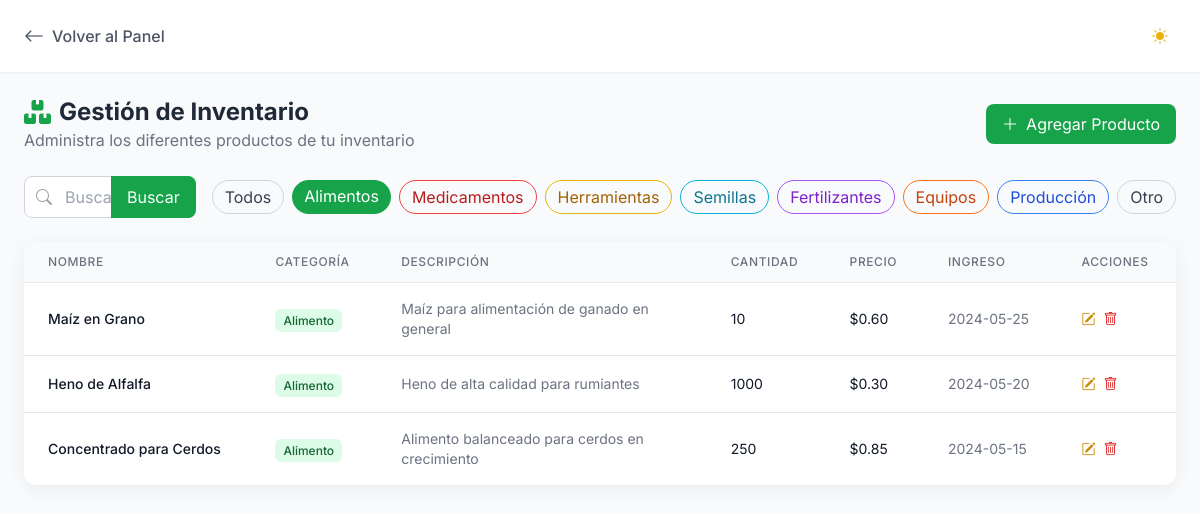
Page /modulos/inventario.php?tipo=alimento (signed in) on the committed database.
### tables this page shows
CREATE TABLE `inventario` (
  `id` int(11) NOT NULL,
  `tipo` enum('alimento','medicamento','herramienta','semilla','fertilizante','equipo','produccion','otro') NOT NULL,
  `nombre` varchar(100) DEFAULT NULL,
  `cantidad` int(11) DEFAULT NULL,
  `unidad` varchar(50) DEFAULT NULL,
  `fecha_vencimiento` date DEFAULT NULL,
  `descripcion` text DEFAULT NULL,
  `fecha_ingreso` date NOT NULL,
  `precio` decimal(10,2) NOT NULL
);

### modulos/inventario.php (the view, shortened to what this page needs)
<?php
include '../db.php';
$tipo_filtro = isset($_GET['tipo']) ? $_GET['tipo'] : null;
$buscar_termino = isset($_GET['buscar']) ? $_GET['buscar'] : null;
$sql = "SELECT * FROM inventario";
$conditions = [];
$params = [];
if ($tipo_filtro && $tipo_filtro !== 'todos') {
    $conditions[] = "tipo = :tipo";
    $params[':tipo'] = $tipo_filtro;
}
if (count($conditions) > 0) {
    $sql .= " WHERE " . implode(' AND ', $conditions);
}
$sql .= " ORDER BY fecha_ingreso DESC";
try {
    $stmt = $conn->prepare($sql);
    $stmt->execute($params);
    $productos = $stmt->fetchAll(PDO::FETCH_ASSOC);
} catch (PDOException $e) {
    $productos = [];
    error_log("Error de base de datos en inventario.php: " . $e->getMessage());
}
function getNombreCategoria($tipo)
{
    $nombres = [
        'alimento' => 'Alimento',
        'medicamento' => 'Medicamento',
        'herramienta' => 'Herramienta',
        'semilla' => 'Semilla',
        'fertilizante' => 'Fertilizante',
        'equipo' => 'Equipo',
        'produccion' => 'Producción',
        'otro' => 'Otro'
    ];
    return $nombres[$tipo] ?? $tipo;
}
?>
<!DOCTYPE html>
<html lang="es" class="h-full">
<head>
    <script src="https://cdn.tailwindcss.com"></script>
    <link rel="stylesheet" href="https://cdn.jsdelivr.net/npm/bootstrap-icons@1.11.3/font/bootstrap-icons.min.css">
    <link href="https://cdnjs.cloudflare.com/ajax/libs/font-awesome/6.0.0/css/all.min.css" rel="stylesheet">
</head>
<body x-data="appData()" class="h-full bg-gray-50 dark:bg-gray-900 font-sans text-gray-800 dark:text-gray-100 transition-colors duration-200">
    <div class="min-h-full">
        <header class="bg-white dark:bg-gray-800 shadow-sm sticky top-0 z-40">
            <div class="px-6 py-4 flex justify-between items-center">
                <div class="flex items-center space-x-4">
                    <a href="../dashboard.php" class="flex items-center text-gray-600 dark:text-gray-300 hover:text-primary-600 dark:hover:text-primary-400">
                        <i class="bi bi-arrow-left text-xl mr-2"></i>
                        <span class="font-medium">Volver al Panel</span>
                    </a>
                </div>
                <div class="flex items-center space-x-4">
                    <div class="hidden md:flex items-center space-x-4">
                        <div class="relative">
                            <button id="theme-toggle" class="p-2 rounded-full hover:bg-gray-100 dark:hover:bg-gray-700 focus:outline-none" @click="toggleTheme()">
                                <i class="bi bi-sun-fill text-yellow-500 dark:hidden"></i>
                            </button>
                        </div>
                    </div>
                </div>
            </div>
        </header>
        <main class="p-6">
            <div class="flex flex-col md:flex-row justify-between items-start md:items-center mb-6">
                <div>
                    <h1 class="text-2xl font-bold flex items-center">
                        <i class="fas fa-boxes text-primary-600 mr-2"></i> Gestión de Inventario
                    </h1>
                    <p class="text-gray-500 dark:text-gray-400">Administra los diferentes productos de tu inventario</p>
                </div>
                <div class="mt-4 md:mt-0 flex space-x-3">
                    <button @click="openModalAgregar = true" class="flex items-center justify-center px-4 py-2 bg-primary-600 hover:bg-primary-700 text-white rounded-lg transition-colors duration-200">
                        <i class="bi bi-plus-lg mr-2"></i>
                        Agregar Producto
                    </button>
                </div>
            </div>
            <div class="flex flex-col md:flex-row justify-between items-start md:items-center mb-6 space-y-4 md:space-y-0 md:space-x-4">
                <form action="inventario.php" method="GET" class="w-full md:w-auto flex-grow">
                    <div class="relative max-w-md">
                        <div class="absolute inset-y-0 left-0 pl-3 flex items-center pointer-events-none">
                        </div>
                        <input type="text" name="buscar" class="block w-full pl-10 pr-12 py-2 border border-gray-300 dark:border-gray-600 dark:bg-gray-700 rounded-lg focus:ring-primary-500 focus:border-primary-500" placeholder="Buscar por nombre o descripción" value="<?= htmlspecialchars($buscar_termino ?? '') ?>">
                        <div class="absolute inset-y-0 right-0 flex items-center">
                            <button type="submit" class="px-4 h-full bg-primary-600 text-white rounded-r-lg hover:bg-primary-700 focus:outline-none">
                                Buscar
                            </button>
                        </div>
                    </div>
                </form>
                <div class="flex space-x-2 overflow-x-auto pb-2 md:pb-0 flex-shrink-0">
                    <a href="inventario.php?<?= $buscar_termino ? 'buscar=' . htmlspecialchars($buscar_termino) . '&' : '' ?>tipo=todos" class="px-3 py-1 rounded-full transition-colors duration-200 <?= ($tipo_filtro === null || $tipo_filtro === 'todos') ? 'bg-primary-600 text-white' : 'border border-gray-300 dark:border-gray-600 text-gray-700 dark:text-gray-300 hover:bg-gray-100 dark:hover:bg-gray-700' ?>">Todos</a>
                    <a href="inventario.php?<?= $buscar_termino ? 'buscar=' . htmlspecialchars($buscar_termino) . '&' : '' ?>tipo=alimento" class="px-3 py-1 rounded-full transition-colors duration-200 <?= ($tipo_filtro === 'alimento') ? 'bg-green-600 text-white' : 'border border-green-500 text-green-700 hover:bg-green-50' ?>">Alimentos</a>
                    <a href="inventario.php?<?= $buscar_termino ? 'buscar=' . htmlspecialchars($buscar_termino) . '&' : '' ?>tipo=medicamento" class="px-3 py-1 rounded-full transition-colors duration-200 <?= ($tipo_filtro === 'medicamento') ? 'bg-red-600 text-white' : 'border border-red-500 text-red-700 hover:bg-red-50' ?>">Medicamentos</a>
                    <a href="inventario.php?<?= $buscar_termino ? 'buscar=' . htmlspecialchars($buscar_termino) . '&' : '' ?>tipo=herramienta" class="px-3 py-1 rounded-full transition-colors duration-200 <?= ($tipo_filtro === 'herramienta') ? 'bg-yellow-600 text-white' : 'border border-yellow-500 text-yellow-700 hover:bg-yellow-50' ?>">Herramientas</a>
                    <a href="inventario.php?<?= $buscar_termino ? 'buscar=' . htmlspecialchars($buscar_termino) . '&' : '' ?>tipo=semilla" class="px-3 py-1 rounded-full transition-colors duration-200 <?= ($tipo_filtro === 'semilla') ? 'bg-cyan-600 text-white' : 'border border-cyan-500 text-cyan-700 hover:bg-cyan-50' ?>">Semillas</a>
                    <a href="inventario.php?<?= $buscar_termino ? 'buscar=' . htmlspecialchars($buscar_termino) . '&' : '' ?>tipo=fertilizante" class="px-3 py-1 rounded-full transition-colors duration-200 <?= ($tipo_filtro === 'fertilizante') ? 'bg-purple-600 text-white' : 'border border-purple-500 text-purple-700 hover:bg-purple-50' ?>">Fertilizantes</a>
                    <a href="inventario.php?<?= $buscar_termino ? 'buscar=' . htmlspecialchars($buscar_termino) . '&' : '' ?>tipo=equipo" class="px-3 py-1 rounded-full transition-colors duration-200 <?= ($tipo_filtro === 'equipo') ? 'bg-orange-600 text-white' : 'border border-orange-500 text-orange-700 hover:bg-orange-50' ?>">Equipos</a>
                    <a href="inventario.php?<?= $buscar_termino ? 'buscar=' . htmlspecialchars($buscar_termino) . '&' : '' ?>tipo=produccion" class="px-3 py-1 rounded-full transition-colors duration-200 <?= ($tipo_filtro === 'produccion') ? 'bg-blue-600 text-white' : 'border border-blue-500 text-blue-700 hover:bg-blue-50' ?>">Producción</a>
                    <a href="inventario.php?<?= $buscar_termino ? 'buscar=' . htmlspecialchars($buscar_termino) . '&' : '' ?>tipo=otro" class="px-3 py-1 rounded-full transition-colors duration-200 <?= ($tipo_filtro === 'otro') ? 'bg-gray-600 text-white' : 'border border-gray-300 dark:border-gray-600 text-gray-700 dark:text-gray-300 hover:bg-gray-100 dark:hover:bg-gray-700' ?>">Otro</a>
                </div>
            </div>
            <div class="bg-white dark:bg-gray-800 rounded-xl shadow-soft overflow-hidden">
                <div class="overflow-x-auto">
                    <table class="min-w-full divide-y divide-gray-200 dark:divide-gray-700">
                        <thead class="bg-gray-50 dark:bg-gray-700">
                            <tr>
                                <th scope="col" class="px-6 py-3 text-left text-xs font-medium text-gray-500 dark:text-gray-300 uppercase tracking-wider">Nombre</th>
                                <th scope="col" class="px-6 py-3 text-left text-xs font-medium text-gray-500 dark:text-gray-300 uppercase tracking-wider">Categoría</th>
                                <th scope="col" class="px-6 py-3 text-left text-xs font-medium text-gray-500 dark:text-gray-300 uppercase tracking-wider">Descripción</th>
                                <th scope="col" class="px-6 py-3 text-left text-xs font-medium text-gray-500 dark:text-gray-300 uppercase tracking-wider">Cantidad</th>
                                <th scope="col" class="px-6 py-3 text-left text-xs font-medium text-gray-500 dark:text-gray-300 uppercase tracking-wider">Precio</th>
                                <th scope="col" class="px-6 py-3 text-left text-xs font-medium text-gray-500 dark:text-gray-300 uppercase tracking-wider">Ingreso</th>
                                <th scope="col" class="px-6 py-3 text-left text-xs font-medium text-gray-500 dark:text-gray-300 uppercase tracking-wider">Acciones</th>
                            </tr>
                        </thead>
                        <tbody class="bg-white dark:bg-gray-800 divide-y divide-gray-200 dark:divide-gray-700">
                            <?php if (empty($productos)): ?>
                                <tr>
                                    <td colspan="7" class="px-6 py-4 text-center text-gray-500 dark:text-gray-400">
                                        No se encontraron productos registrados
                                    </td>
                                </tr>
                            <?php else: ?>
                                <?php foreach ($productos as $producto): ?>
                                    <tr class="hover:bg-gray-50 dark:hover:bg-gray-700">
                                        <td class="px-6 py-4 whitespace-nowrap">
                                            <div class="text-sm font-medium text-gray-900 dark:text-white"><?= htmlspecialchars($producto['nombre']) ?></div>
                                        </td>
                                        <td class="px-6 py-4 whitespace-nowrap">
                                            <?php
                                            $badgeClasses = [
                                                'alimento' => 'bg-green-100 text-green-800',
                                                'medicamento' => 'bg-red-100 text-red-800',
                                                'herramienta' => 'bg-yellow-100 text-yellow-800',
                                                'semilla' => 'bg-cyan-100 text-cyan-800',
                                                'fertilizante' => 'bg-purple-100 text-purple-800',
                                                'equipo' => 'bg-orange-100 text-orange-800',
                                                'produccion' => 'bg-blue-100 text-blue-800',
                                                'otro' => 'bg-gray-100 text-gray-800'
                                            ];
                                            $badgeClass = $badgeClasses[$producto['tipo']] ?? 'bg-gray-100 text-gray-800';
                                            ?>
                                            <span class="category-badge <?= $badgeClass ?>">
                                                <?= getNombreCategoria($producto['tipo']) ?>
                                            </span>
                                        </td>
                                        <td class="px-6 py-4 whitespace-normal text-sm text-gray-500 dark:text-gray-400 max-w-xs"><?= htmlspecialchars($producto['descripcion']) ?></td>
                                        <td class="px-6 py-4 whitespace-nowrap">
                                            <div class="text-sm text-gray-900 dark:text-white"><?= htmlspecialchars($producto['cantidad']) ?></div>
                                        </td>
                                        <td class="px-6 py-4 whitespace-nowrap">
                                            <div class="text-sm text-gray-900 dark:text-white">$<?= number_format($producto['precio'], 2) ?></div>
                                        </td>
                                        <td class="px-6 py-4 whitespace-nowrap">
                                            <div class="text-sm text-gray-500 dark:text-gray-400"><?= htmlspecialchars($producto['fecha_ingreso']) ?></div>
                                        </td>
                                        <td class="px-6 py-4 whitespace-nowrap text-sm font-medium">
                                            <div class="flex space-x-2">
                                                <button type="button" @click="openModalEditar = true; productoParaEditar = JSON.parse('<?= htmlspecialchars(json_encode($producto), ENT_QUOTES, 'UTF-8') ?>'); inicializarFormularioEdicion();" class="text-yellow-600 dark:text-yellow-400 hover:text-yellow-900 dark:hover:text-yellow-500">
                                                    <i class="bi bi-pencil-square"></i>
                                                </button>
                                                <button type="button" @click="confirmDelete(<?= $producto['id'] ?>)" class="text-red-600 dark:text-red-400 hover:text-red-900 dark:hover:text-red-500">
                                                    <i class="bi bi-trash"></i>
                                                </button>
                                            </div>
                                        </td>
                                    </tr>
                                <?php endforeach; ?>
                            <?php endif; ?>
                        </tbody>
                    </table>
                </div>
            </div>
        </main>
    </div>
</body>
</html>

### modulos/inventario.php (style rules this page uses)
.category-badge { padding: 0.25rem 0.5rem; border-radius: 0.375rem; font-size: 0.75rem; font-weight: 500; }

### rows in the picture
inventario: nombre "Maíz en Grano", tipo "Alimento", descripcion "Maíz para alimentación de ganado en general", cantidad "10", precio "0.60", fecha_ingreso "2024-05-25"
inventario: nombre "Heno de Alfalfa", tipo "Alimento", descripcion "Heno de alta calidad para rumiantes", cantidad "1000", precio "0.30", fecha_ingreso "2024-05-20"
inventario: nombre "Concentrado para Cerdos", tipo "Alimento", descripcion "Alimento balanceado para cerdos en crecimiento", cantidad "250", precio "0.85", fecha_ingreso "2024-05-15"
